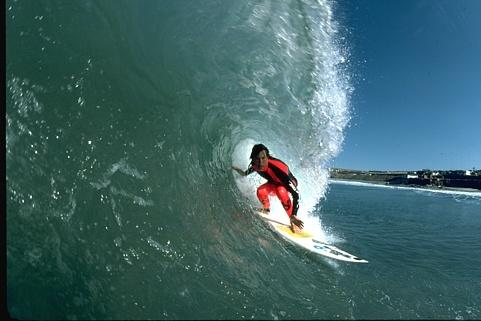
#> input picture hw2-watershed-segmentor/source_images/300091.jpg, 481 x 321 px, found by its file name
$ python hw2-code.py
#> lines starting #> are read from the running program, lines starting #| are printed output that depends on the picture; after the words box and inside, x2 and y2 are one past the last pixel; in counts of white or black regions, pixels touching at a corner belong together
from __future__ import print_function

import os
import numpy as np
import cv2

def mean_shift_segmentor(img_filename, spatial_radius, color_radius):
#> called with img_filename = '300091.jpg', spatial_radius = 1, color_radius = 10
	src_img = cv2.imread(img_filename, cv2.IMREAD_COLOR)
#> src_img is the input picture: shape (321, 481, 3); mean B, G, R 102.7, 100.1, 63.2
	img_lab = cv2.cvtColor(src_img, cv2.COLOR_BGR2Lab)
#> img_lab: shape (321, 481, 3); mean of channels 0, 1, 2 101, 116.3, 122.9

	# Find the peak of a color-spatial distribution
	# pyrMeanShiftFiltering(src, spatialRadius, colorRadius, max_level)
	# For 640x480 color image, it works well to set spatialRadius equal to 2 and colorRadius equal to 40
	# max_level describes how many levels of scale pyramid you want to use for segmentation
	# A max_level of 2 or 3 works well for a 640x480 color image
	dst = cv2.pyrMeanShiftFiltering(img_lab, spatial_radius, color_radius, 1)
#> dst: shape (321, 481, 3); mean of channels 0, 1, 2 101, 116.3, 123
	dst = cv2.cvtColor(dst, cv2.COLOR_Lab2BGR)

	# filename
	dst_filename = os.path.splitext(img_filename)[0] + '_meanshift_spatial_' + str(spatial_radius) + '_color_' + str(color_radius) + os.path.splitext(img_filename)[1]
	print('dst_filename: ' + dst_filename)

	cv2.imwrite(dst_filename, dst)

	return dst


def watershed_segmentor(img_filename, threshold_factor):
#> called with img_filename = '300091.jpg', threshold_factor = 0
	src_img = cv2.imread(img_filename, cv2.IMREAD_COLOR)

	gray = cv2.cvtColor(src_img, cv2.COLOR_BGR2GRAY)
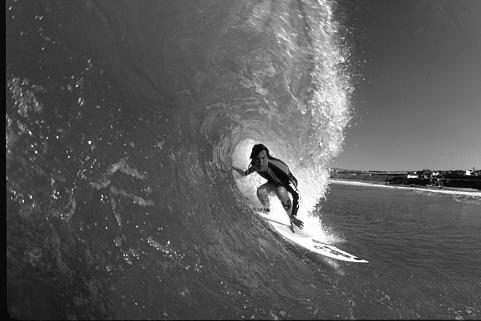
#> gray: shape (321, 481); min 0, max 255, mean 89.3
	ret, thresh = cv2.threshold(gray, 0, 255, cv2.THRESH_BINARY_INV + cv2.THRESH_OTSU)
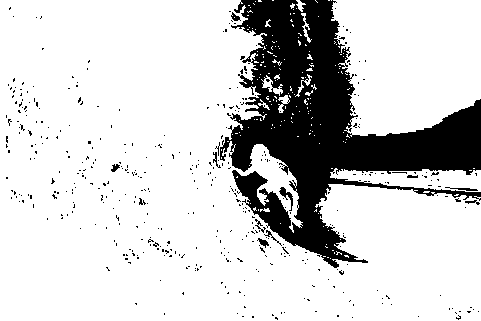
#> thresh: shape (321, 481); 81.3% white; 436 black regions (424 under 20 px), largest, box (x1, y1, x2, y2) and area: (220, 0, 481, 268) 27062, (279, 187, 293, 211) 104, (445, 187, 478, 191) 56
#> ret = 116

	# noise removal
	kernel = np.ones((3, 3), np.uint8)
	opening = cv2.morphologyEx(thresh, cv2.MORPH_OPEN, kernel, iterations=2)
#> opening: shape (321, 481); 78.3% white; 202 black regions (186 under 20 px), largest, box (x1, y1, x2, y2) and area: (209, 0, 481, 275) 32038, (148, 237, 176, 257) 158, (111, 162, 137, 176) 104

	# surebackground area
	sure_bg = cv2.dilate(opening, kernel, iterations=3)
#> sure_bg: shape (321, 481); 83.7% white; 8 black regions (6 under 20 px), largest, box (x1, y1, x2, y2) and area: (216, 0, 481, 263) 24994, (448, 191, 481, 202) 188

	# Finding sure foreground area
	dist_transform = cv2.distanceTransform(opening, cv2.DIST_L2, 5)
	ret, sure_fg = cv2.threshold(dist_transform, threshold_factor * dist_transform.max(), 255, 0)

	# Finding unknown region
	sure_fg = np.uint8(sure_fg)
	unknown = cv2.subtract(sure_bg, sure_fg)
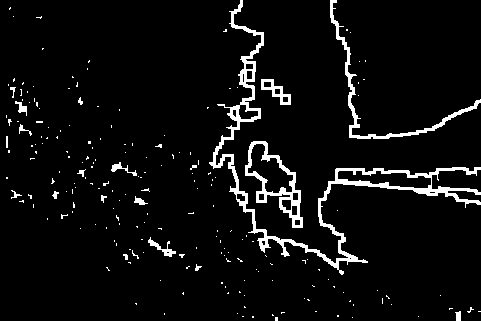
#> unknown: shape (321, 481); 5.3% white; 205 white regions (186 under 20 px), largest, box (x1, y1, x2, y2) and area: (209, 0, 481, 275) 4269, (245, 141, 303, 228) 1153, (330, 0, 481, 139) 1109

	# Marker labelling
	ret, markers = cv2.connectedComponents(sure_fg)
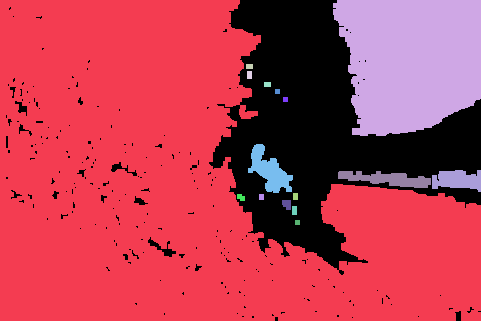
#> markers: shape (321, 481) int32; 17 distinct labels, from 0 to 16; one colour per label, 0 black
#> ret = 17
	# Add one to all labels so that sure background is not 0, but 1
	markers = markers + 1
#> markers: shape (321, 481) int32; 17 distinct labels, from 1 to 17
	# Now, mark the region of unknown with zero
	markers[unknown == 255] = 0
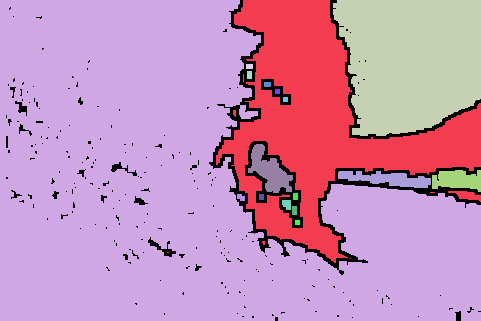
#> markers: shape (321, 481) int32; 18 distinct labels, from 0 to 17; one colour per label, 0 black

	dst = src_img.copy()

	markers = cv2.watershed(dst, markers)
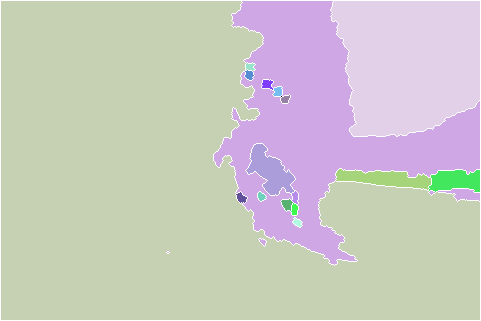
#> markers: shape (321, 481) int32; 19 distinct labels, from -1 to 17; one colour per label, 0 black, -1 white
	dst[markers == -1] = [255, 0, 0]
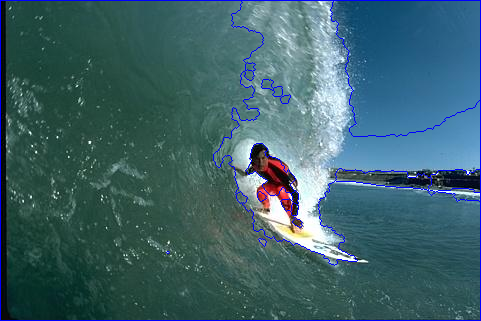
#> dst: shape (321, 481, 3); 2.17% of pixels changed, all inside (x1, y1, x2, y2) = (0, 0, 481, 321)

	# filename
	dst_filename = os.path.splitext(img_filename)[0] + 'watershed_threshold_' + str(threshold_factor) + os.path.splitext(img_filename)[1]
	print('dst_filename: ' + dst_filename)

	cv2.imwrite(dst_filename, dst)

	return dst


file_names = ['300091.jpg', '101085.jpg', '253027.jpg']
threshold_params = [x * 0.1 for x in range(0, 10)]

for file_name in file_names:
	for spatial_radius in range(1, 6, 1):
		for color_radius in range(10, 60, 10):
			mean_shift_segmentor(file_name, spatial_radius, color_radius)

	for threshold in threshold_params:
		watershed_segmentor(file_name, threshold)
#> pass 2 of the loop `for file_name in file_names:`:
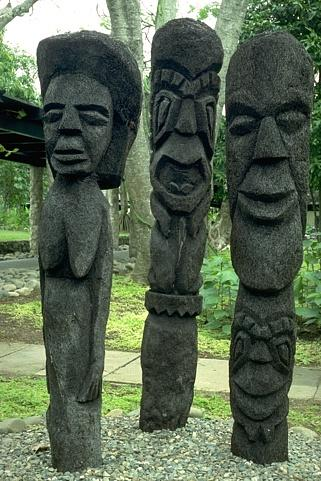
#> input picture hw2-watershed-segmentor/source_images/101085.jpg, 321 x 481 px, found by its file name
#> in mean_shift_segmentor, src_img is the input picture: shape (481, 321, 3); mean B, G, R 81, 102.4, 87.9
#> img_lab: shape (481, 321, 3); mean of channels 0, 1, 2 103.1, 118.5, 137.8
#> gray: shape (481, 321)
#> in watershed_segmentor (call 11), `ret, thresh = cv2.threshold(gray, 0, 255, cv2.THRESH_BINARY_INV + cv2...`:
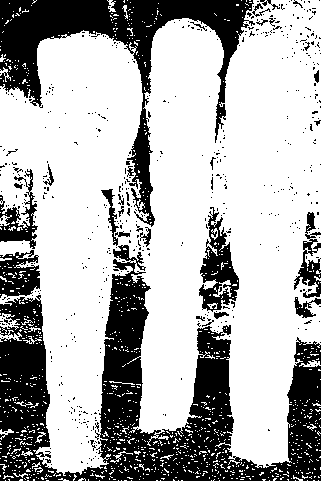
#> thresh: shape (481, 321); 69.1% white; 543 black regions (513 under 20 px), largest, box (x1, y1, x2, y2) and area: (0, 245, 321, 481) 26907, (0, 0, 255, 227) 13002, (199, 207, 239, 312) 1912
#> in watershed_segmentor (call 11), `ret, thresh = cv2.threshold(gray, 0, 255, cv2.THRESH_BINARY_INV + cv2...`: ret = 117
#> opening: shape (481, 321); 61.9% white; 153 black regions (141 under 20 px), largest, box (x1, y1, x2, y2) and area: (0, 0, 321, 481) 55505, (294, 212, 321, 324) 1811, (296, 27, 321, 54) 236
#> sure_bg: shape (481, 321); 70.5% white; 17 black regions (5 under 20 px), largest, box (x1, y1, x2, y2) and area: (0, 248, 321, 481) 29319, (0, 0, 268, 103) 10842, (202, 211, 236, 314) 1719
#> dist_transform: shape (481, 321) float32
#> unknown: shape (481, 321); 8.6% white; 154 white regions (141 under 20 px), largest, box (x1, y1, x2, y2) and area: (0, 0, 321, 476) 10971, (294, 212, 321, 324) 751, (296, 27, 321, 54) 224
#> in watershed_segmentor (call 11), `ret, markers = cv2.connectedComponents(sure_fg)`: ret = 19
#> in watershed_segmentor (call 11), `dst[markers == -1] = [255, 0, 0]`:
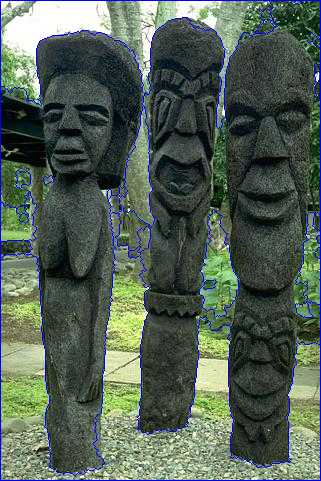
#> dst: shape (481, 321, 3); 3.19% of pixels changed, all inside (x1, y1, x2, y2) = (0, 0, 321, 481)
#> pass 3 of the loop `for file_name in file_names:`:
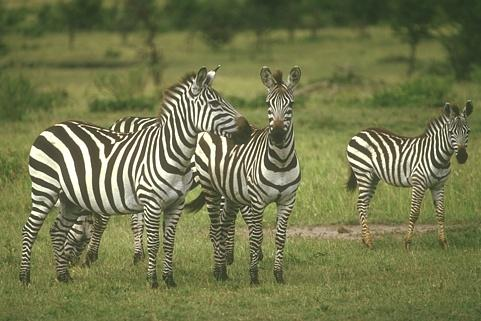
#> input picture hw2-watershed-segmentor/source_images/253027.jpg, 481 x 321 px, found by its file name
#> in watershed_segmentor, src_img is the input picture: shape (321, 481, 3); mean B, G, R 76.9, 118.5, 114.5
#> gray: shape (321, 481)
#> in watershed_segmentor (call 21), `ret, thresh = cv2.threshold(gray, 0, 255, cv2.THRESH_BINARY_INV + cv2...`:
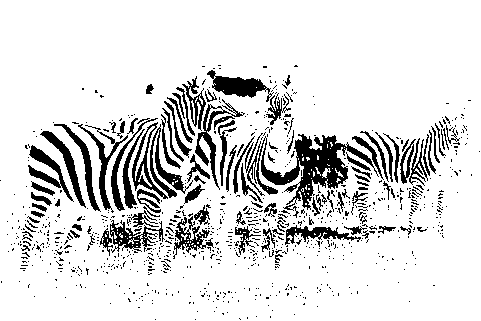
#> thresh: shape (321, 481); 86% white; 909 black regions (807 under 20 px), largest, box (x1, y1, x2, y2) and area: (256, 134, 379, 218) 3054, (207, 70, 274, 102) 882, (195, 99, 245, 190) 802
#> in watershed_segmentor (call 21), `ret, thresh = cv2.threshold(gray, 0, 255, cv2.THRESH_BINARY_INV + cv2...`: ret = 144
#> opening: shape (321, 481); 74.4% white; 187 black regions (175 under 20 px), largest, box (x1, y1, x2, y2) and area: (54, 65, 467, 275) 35001, (11, 129, 86, 271) 2945, (52, 216, 85, 272) 522
#> sure_bg: shape (321, 481); 86.8% white; 27 black regions (18 under 20 px), largest, box (x1, y1, x2, y2) and area: (218, 122, 457, 254) 9767, (94, 84, 233, 265) 9182, (19, 192, 52, 263) 433
#> dist_transform: shape (321, 481) float32
#> unknown: shape (321, 481); 12.4% white; 191 white regions (175 under 20 px), largest, box (x1, y1, x2, y2) and area: (54, 65, 467, 275) 14182, (11, 129, 86, 271) 2439, (310, 166, 361, 206) 617
#> in watershed_segmentor (call 21), `ret, markers = cv2.connectedComponents(sure_fg)`: ret = 44
#> in watershed_segmentor (call 21), `dst[markers == -1] = [255, 0, 0]`:
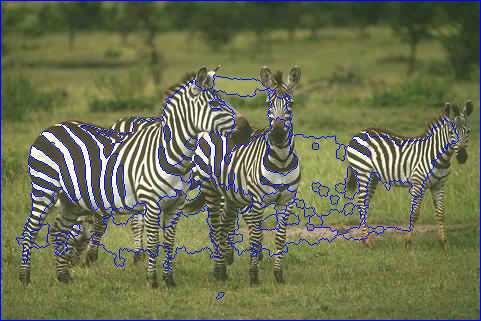
#> dst: shape (321, 481, 3); 4.01% of pixels changed, all inside (x1, y1, x2, y2) = (0, 0, 481, 321)
